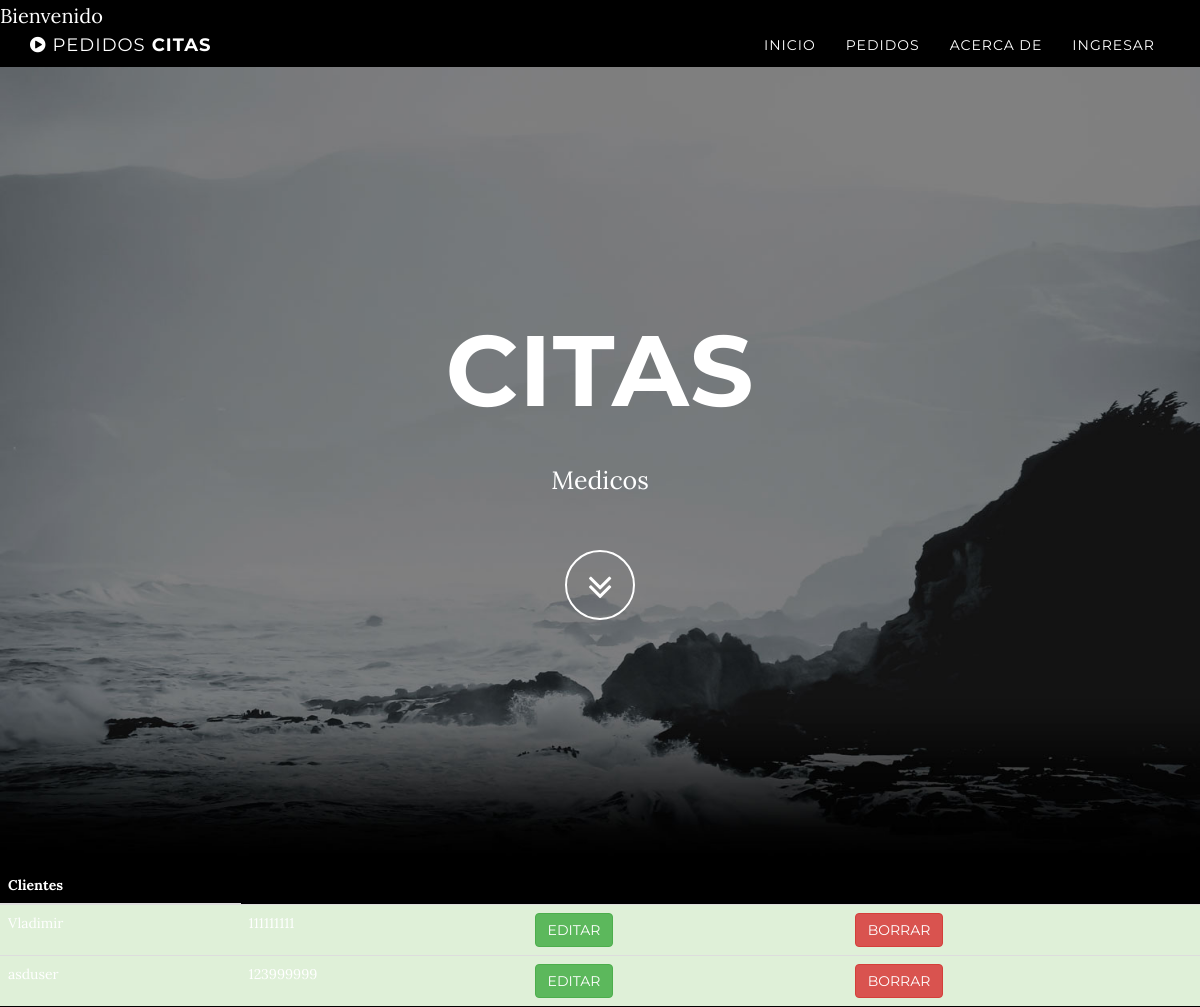
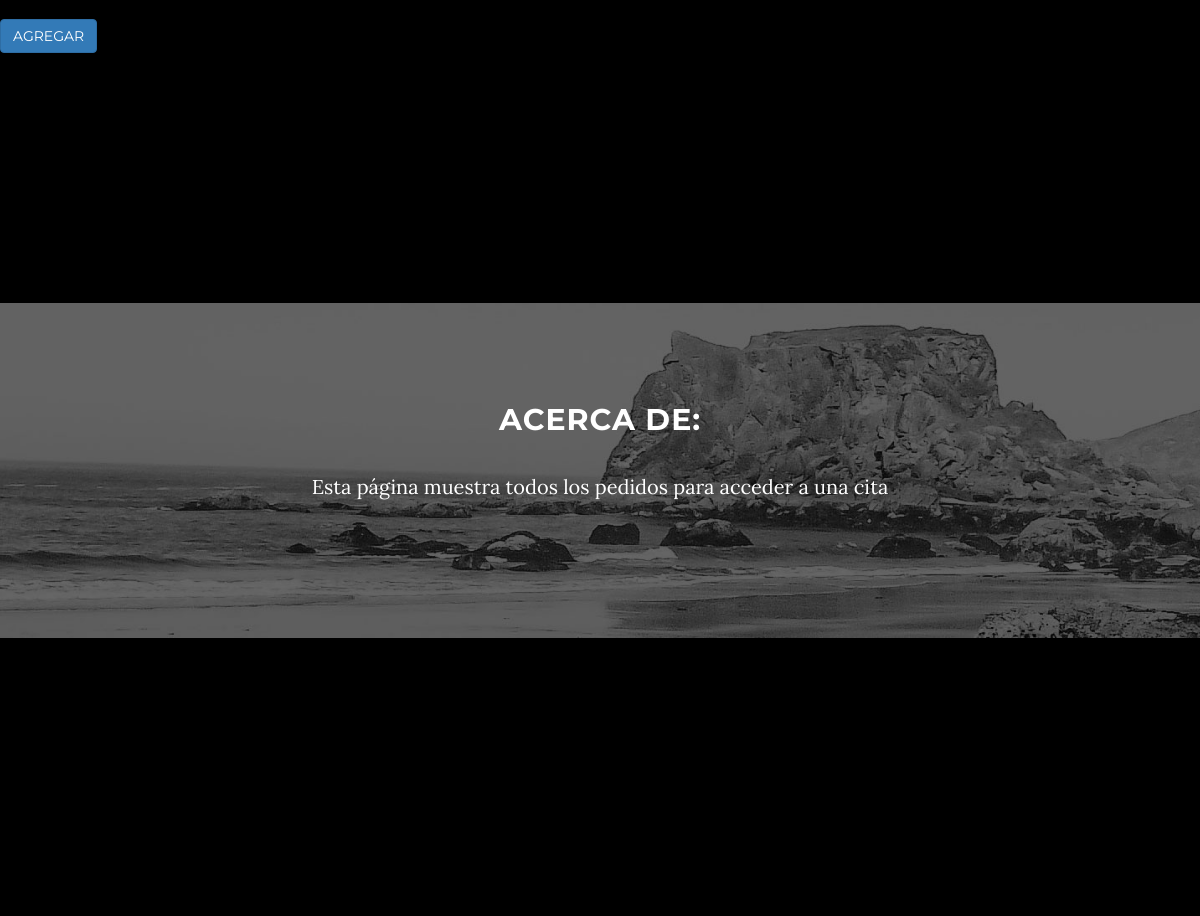
Screenshot of /clienteList/ (signed in) with the database file from the repository (2 pictures, top to bottom).
### app/models.py (models this page shows, shortened)
class Cliente(models.Model):
    nombres = models.CharField(max_length=50)
    telefono = models.CharField(max_length=10)

### app/views.py (the view)
# urls.py: url(r'^clienteList/$', 'app.views.ClienteInfo'),
def ClienteInfo(request):
    clientes = ClienteProxy.objects.all()
    titulo = "pagina  de  clientes "
    return render_to_response('app/cliente.html', {
        'clientes': clientes, 'titulo': titulo},
         context_instance=RequestContext(request))

### app/PersonManager.py (called while the page is built)
    def get_queryset(self):
        return super(ClienteManager, self).get_queryset()

### app/templates/app/cliente.html
{% extends "base.html" %}
{% block contenido %}
<table  class = "table" cellspacing = '0'>
        <thead>
            <th>Clientes</th>
        </thead>
        <tbody>
            {% for c in clientes %}
            <tr class="success">
                <td>{{c.nombres}}</td>
                <td>{{c.telefono}}</td>
                <td> <a href="/clienteEdit/{{c.id}}"class = "btn btn-success" >Editar</a></td>
                <td> <a href="/clienteBorrar/{{c.id}}"class = "btn
                        btn-danger" >Borrar</a></td>
            {% empty %}
            <tr>
                <td> No hay Clientes Disponibles </td>
            </tr>
            {% endfor %}
        </tbody>
    </table>
    <a href="/clienteAdd/{{clienteAdd.html}} "class = "btn btn-primary" >Agregar</a>
{% endblock contenido %}

### app/static/css/grayscale.css (style rules this page uses)
body { width: 100%; height: 100%; font-family: Lora,"Helvetica Neue",Helvetica,Arial,sans-serif; color: #fff; background-color: #000; }
html { width: 100%; height: 100%; }
a { color: #28c3ab; -webkit-transition: all .2s ease-in-out; -moz-transition: all .2s ease-in-out; transition: all .2s ease-in-out; }
.btn { text-transform: uppercase; font-family: Montserrat,"Helvetica Neue",Helvetica,Arial,sans-serif; font-weight: 400; -webkit-transition: all .3s ease-in-out; -moz-transition: all .3s ease-in-out; transition: all .3s ease-in-out; }
body { webkit-tap-highlight-color: rgba(255,255,255,.2); }

### rows the page displays
Cliente: nombres "Vladimir", telefono "111111111"
Cliente: nombres "asduser", telefono "123999999"
